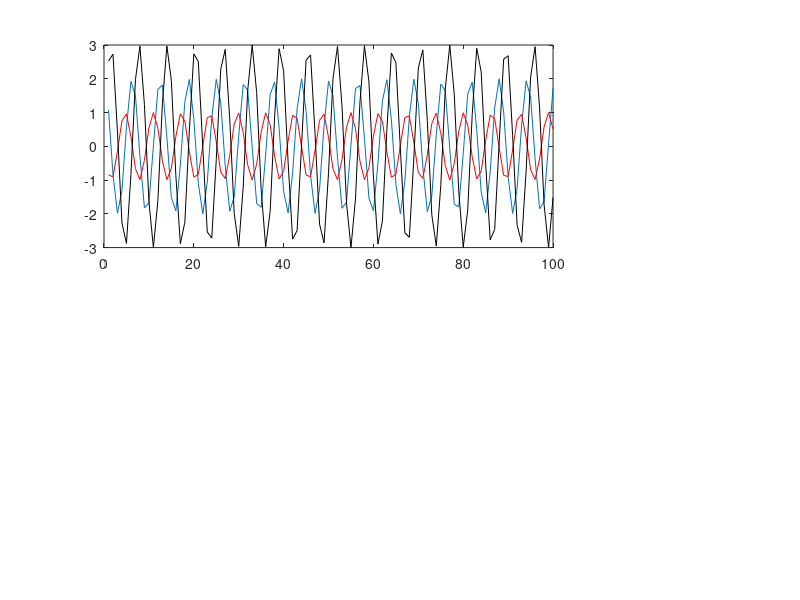

Reproduce this figure in MATLAB. (Note: this script raises an error after producing the figure.)
%% PARTICLE MOTION DEVELOPMENT
function PARTICLE_MOTION_4E

% The y1, y2, y3 may not actually match up properly. This is just to see if
% I could get everything responding the way it is supposed to.

% UPDATES
% Changes y1, y2, and y3 to e, n, & z (respectively)
% Makes sure that all of the channels are handled the right way
% Changes the x variable to t, for time



%% Stub data


t = 1:100;
z = 3*sin(t);
e = 2*cos(t);
n = -1*sin(t);


%% Initialize Figure


f = figure;


%% Plot data


    % Define space for waveforms & plot
sp(1) = subplot(2,4,[1:3]);
plot(t,e); hold on; plot(t,n,'r'); plot(t,z,'k');

    % Define zoom axes and callbacks
wp_xlim = 1:length(z);
zh = zoom(sp(1));
zh.Motion = 'horizontal';
zh.ActionPostCallBack = @waveformZoom;
zh.Enable = 'on';

    % Define space for E/N particle motion & plot
sp(2) = subplot(2,3,4); plot(e(wp_xlim),n(wp_xlim));
axis square

    % Define space for E/Z particle motion & plot
sp(3) = subplot(2,3,5); plot(e(wp_xlim),z(wp_xlim));
axis square

    % Define space for N/Z particle motion & plot
sp(4) = subplot(2,3,6); plot(n(wp_xlim),z(wp_xlim));
axis square

%% Callback Functions


function waveformZoom(obj, eventdata)
    
    max_data_length = length(obj.Children(4).Children(3).XData)
        % returns the x limits of the waveform panel in vector format,
        % e.g., [0 100]
    waveform_xlim = round(eventdata.Axes.XLim)
    
        % return the appropriate vector length to resize the data to
    if waveform_xlim(1) < 1, waveform_xlim(1) = 1; end; % minimum position value is 1
    if waveform_xlim(2) > max_data_length, waveform_xlim(2) = max_data_length; end; % sets maximum position value
    data_range = waveform_xlim(1):waveform_xlim(2) % e.g., 1:100

        % grab the original traces from the waveform plot
        % Note: Children are numbered in the reverse order from which they
        % are added. Therefore, obj.CHILDREN(4).Children(3) represents the
        % plot of the waveform data. Then obj.Children(4).CHILDREN(3),
        % e.g., represents the first waveform trace that was plotted.
    og_e = obj.Children(4).Children(3).YData(data_range);
    og_n = obj.Children(4).Children(2).YData(data_range);
    og_z = obj.Children(4).Children(1).YData(data_range);
    
        % cuts the data from one of the particle motion axes down to the
        % proper size
        % NOTE: obj.CHILDREN(3) represents the first particle motion plot
        % to be added to the panel
    obj.Children(3).Children.XData = og_e; % E/N plot
    obj.Children(3).Children.YData = og_n;

    obj.Children(2).Children.XData = og_e; % E/Z plot
    obj.Children(2).Children.YData = og_z;
    
    obj.Children(1).Children.XData = og_n; % N/Z plot
    obj.Children(1).Children.YData = og_z;
    
end

end